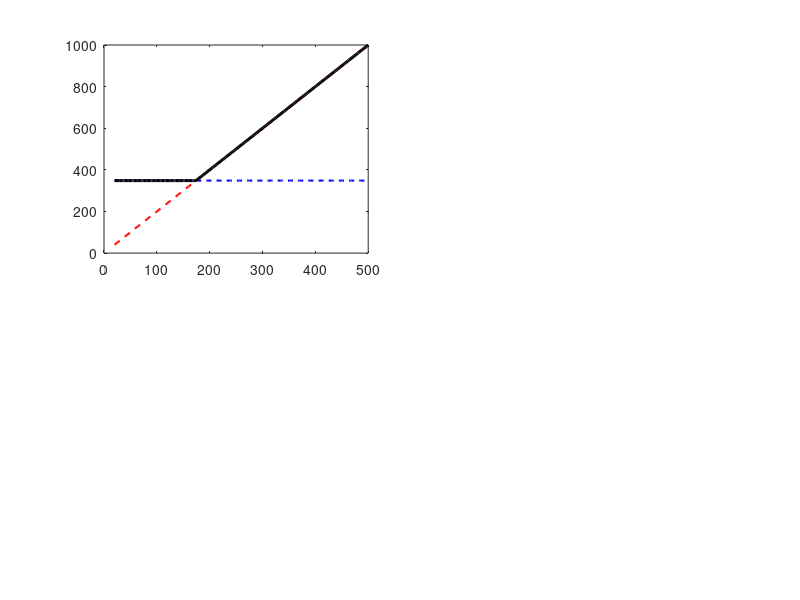

Reproduce this figure in MATLAB. (Note: this script raises an error after producing the figure.)
clear; clc; close all;

%% 1. SYSTEM PARAMETERS SETUP
z1 = 350e-6;                    % Fixed distance z1 (m)
dz = 50e-6;                     % Fixed plane spacing z2 - z1 (m)
z2 = z1 + dz;

% Define sweep configurations: [lambda_0 (m), refractive_index]
configs = [
    405e-9, 1.000;              % Case 1: 405 nm in air
    405e-9, 1.515               % Case 2: 405 nm in immersion medium (n = 1.515)
];
short_labels = {'405nm (n=1)', '267nm (n=1.515)'};

area = 500e-6;                  % FOV (m)
dx = 100e-9;                    % Pixel pitch (m)
N = round(area/dx);
dy = dx;

% Geometric NA depends only on FOV and z (independent of lambda)
NA_geo_z1_val = 1 / sqrt(1 + (2 * z1 / area)^2);
NA_geo_z2_val = 1 / sqrt(1 + (2 * z2 / area)^2);

% Define spatial coordinates
x = (-N/2 : N/2 - 1) * dx;
y = (-N/2 : N/2 - 1) * dy;
x_um = x * 1e6;
y_um = y * 1e6;
[~, mid_y] = min(abs(y));

% ROI settings for cross-section evaluation at y = 0
x_roi_um = 10.0;                 % Zoomed half-width (+/- 3 um) around center
idx_roi  = abs(x_um) <= x_roi_um;
x_cut    = x_um(idx_roi);

%% 2. CREATE DOUBLE-SLIT OBJECT
object_width_nm    = 200;       % Width of each slit (nm)
object_length_nm   = 5000;      % Length of each slit (nm)
center_distance_nm = 400;       % Center-to-center distance (nm) -> 200 nm gap

% Convert dimensions to meters
w_m = object_width_nm * 1e-9;
l_m = object_length_nm * 1e-9;
d_m = center_distance_nm * 1e-9;

% Create 2D spatial grid and object transmission mask (1 = transparent, 0 = opaque)
[X, Y] = meshgrid(x, y);
slit1 = (abs(X + d_m/2) <= w_m/2) & (abs(Y) <= l_m/2);
slit2 = (abs(X - d_m/2) <= w_m/2) & (abs(Y) <= l_m/2);
object_mask = double(slit1 | slit2);

% Print theoretical resolution limits for default configurations to Command Window
fprintf('=== THEORETICAL RESOLUTION LIMITS AT DEFAULT CONFIGURATION ===\n');
fprintf('Geometric NA at z1 (350 um): %.4f\n', NA_geo_z1_val);
fprintf('Geometric NA at z2 (400 um): %.4f\n', NA_geo_z2_val);
fprintf('Nyquist Limit (2*dx):        %.1f nm\n', 2 * dx * 1e9);
for i = 1:size(configs, 1)
    lam_eff = configs(i,1) / configs(i,2);
    res_z1  = lam_eff / (2 * NA_geo_z1_val);
    fprintf('Case %d [%s]: Diffraction limit at z1 = %.1f nm | System limit = %.1f nm\n', ...
        i, short_labels{i}, res_z1*1e9, max(res_z1, 2*dx)*1e9);
end

%% 3. CALCULATE & PLOT PARAMETER EFFECTS ON THEORETICAL RESOLUTION
% Baseline reference parameters
lambda0_ref = configs(1,1);     % 405 nm
n_ref       = configs(1,2);     % 1.000 (Air)
z_ref       = z1;               % 350 um
fov_ref     = area;             % 500 um
dx_ref      = dx;               % 100 nm

% Function for geometric diffraction-limited resolution: delta_diff = (lambda0 / n) / (2 * NA_geo)
calc_res_diff = @(lam, n, z, fov) (lam ./ n) ./ (2 .* (1 ./ sqrt(1 + (2 .* z ./ fov).^2)));

% Parameter sweep ranges
dx_range     = linspace(20e-9, 500e-9, 200);    % Pixel size: 20 nm -> 500 nm
fov_range    = linspace(100e-6, 2000e-6, 200);  % FOV: 100 um -> 2000 um
lambda_range = linspace(200e-9, 800e-9, 200);   % Wavelength: 200 nm -> 800 nm
z_range = linspace(5e-6, 1500e-6, 200); % Bắt đầu từ 5 um thay vì 50 um
% Initialize figure window
figure('Name', 'Parametric Resolution Analysis', 'Color', 'w', 'Position', [80, 80, 1150, 780]);

% --- Subplot 1: Effect of Pixel Size (dx) ---
subplot(2, 2, 1);
res_diff_const = calc_res_diff(lambda0_ref, n_ref, z_ref, fov_ref) * ones(size(dx_range));
res_nyquist    = 2 * dx_range;
res_total_1    = max(res_diff_const, res_nyquist);

plot(dx_range*1e9, res_diff_const*1e9, '--b', 'LineWidth', 1.5); hold on;
plot(dx_range*1e9, res_nyquist*1e9, '--r', 'LineWidth', 1.5);
plot(dx_range*1e9, res_total_1*1e9, 'k', 'LineWidth', 2.2);
xline(dx_ref*1e9, ':g', 'LineWidth', 1.8);
grid on;
title('1. Effect of Pixel Size (\Delta x)');
xlabel('Pixel size \Delta x (nm)');
ylabel('Theoretical resolution \delta (nm)');
legend('Geometric NA diffraction limit', 'Nyquist limit (2\Delta x)', 'System resolution', 'Current (100nm)', 'Location', 'northwest');

% --- Subplot 2: Effect of Field of View (FOV) ---
subplot(2, 2, 2);
res_diff_fov  = calc_res_diff(lambda0_ref, n_ref, z_ref, fov_range);
res_nyq_const = 2 * dx_ref * ones(size(fov_range));
res_total_2   = max(res_diff_fov, res_nyq_const);

plot(fov_range*1e6, res_diff_fov*1e9, '--b', 'LineWidth', 1.5); hold on;
plot(fov_range*1e6, res_nyq_const*1e9, '--r', 'LineWidth', 1.5);
plot(fov_range*1e6, res_total_2*1e9, 'k', 'LineWidth', 2.2);
xline(fov_ref*1e6, ':g', 'LineWidth', 1.8);
grid on;
title('2. Effect of Field of View (FOV)');
xlabel('FOV (\mum)');
ylabel('Theoretical resolution \delta (nm)');
legend('Geometric NA diffraction limit', 'Nyquist limit (2\Delta x)', 'System resolution', 'Current (500\mum)', 'Location', 'northeast');

% --- Subplot 3: Effect of Propagation Distance (z) ---
% --- Subplot 3: Effect of Propagation Distance (z) ---
subplot(2, 2, 3);
res_diff_z  = calc_res_diff(lambda0_ref, n_ref, z_range, fov_ref);
res_nyq_z   = 2 * dx_ref * ones(size(z_range));
res_total_3 = max(res_diff_z, res_nyq_z);

% 1. Vẽ đường tổng hợp nét liền dày bên dưới
plot(z_range*1e6, res_total_3*1e9, '-', 'Color', [0.7 0.7 0.7], 'LineWidth', 4.0); hold on;

% 2. Vẽ 2 đường giới hạn nét đứt mảnh đè lên trên
plot(z_range*1e6, res_diff_z*1e9, '--b', 'LineWidth', 1.6);
plot(z_range*1e6, res_nyq_z*1e9, '--r', 'LineWidth', 1.6);

set(gca, 'XScale', 'log');
xlim([5, 1500]);
xticks([5, 10, 36.2, 100, 350, 1000]);
xticklabels({'5', '10', '36.2', '100', '350', '1000'});

grid on;
title('3. Effect of Propagation Distance z (Log Scale)');
xlabel('Propagation distance z (\mum)');
ylabel('Theoretical resolution \delta (nm)');
legend('System resolution', 'Geometric NA diffraction limit', 'Nyquist limit (2\Delta x)', 'Location', 'northwest');

% --- Subplot 4: Effect of Wavelength (\lambda_0) & Refractive Index (n) ---
subplot(2, 2, 4);
res_diff_air  = calc_res_diff(lambda_range, 1.000, z_ref, fov_ref);
res_diff_oil  = calc_res_diff(lambda_range, 1.515, z_ref, fov_ref);
res_total_air = max(res_diff_air, 2 * dx_ref);
res_total_oil = max(res_diff_oil, 2 * dx_ref);

plot(lambda_range*1e9, res_total_air*1e9, 'b', 'LineWidth', 2.2); hold on;
plot(lambda_range*1e9, res_total_oil*1e9, 'c', 'LineWidth', 2.2);
plot(lambda_range*1e9, 2*dx_ref*ones(size(lambda_range))*1e9, '--r', 'LineWidth', 1.5);
xline(lambda0_ref*1e9, ':g', 'LineWidth', 1.8);
grid on;
title('4. Effect of Wavelength \lambda_0 & Medium n');
xlabel('Vacuum wavelength \lambda_0 (nm)');
ylabel('Theoretical resolution \delta (nm)');
legend('Resolution in Air (n = 1.000)', 'Glycerin (n = 1.515)', 'Nyquist limit (2\Delta x)', 'Current (405nm)', 'Location', 'northwest');

sgtitle('Theoretical Resolution Analysis (Abbe / Nyquist Criteria)', 'FontSize', 14, 'FontWeight', 'bold');

%% 4. VERIFY INITIALIZED OBJECT MASK IN ROI
figure('Name', 'Object Mask ROI', 'Color', 'w', 'Position', [150, 150, 500, 420]);
imagesc(x_cut, y_um(idx_roi), object_mask(idx_roi, idx_roi));
colormap(gray); axis image; colorbar;
title('Double-Slit Object (Width = 200nm, Gap = 200nm)');
xlabel('x (\mum)');
ylabel('y (\mum)');
